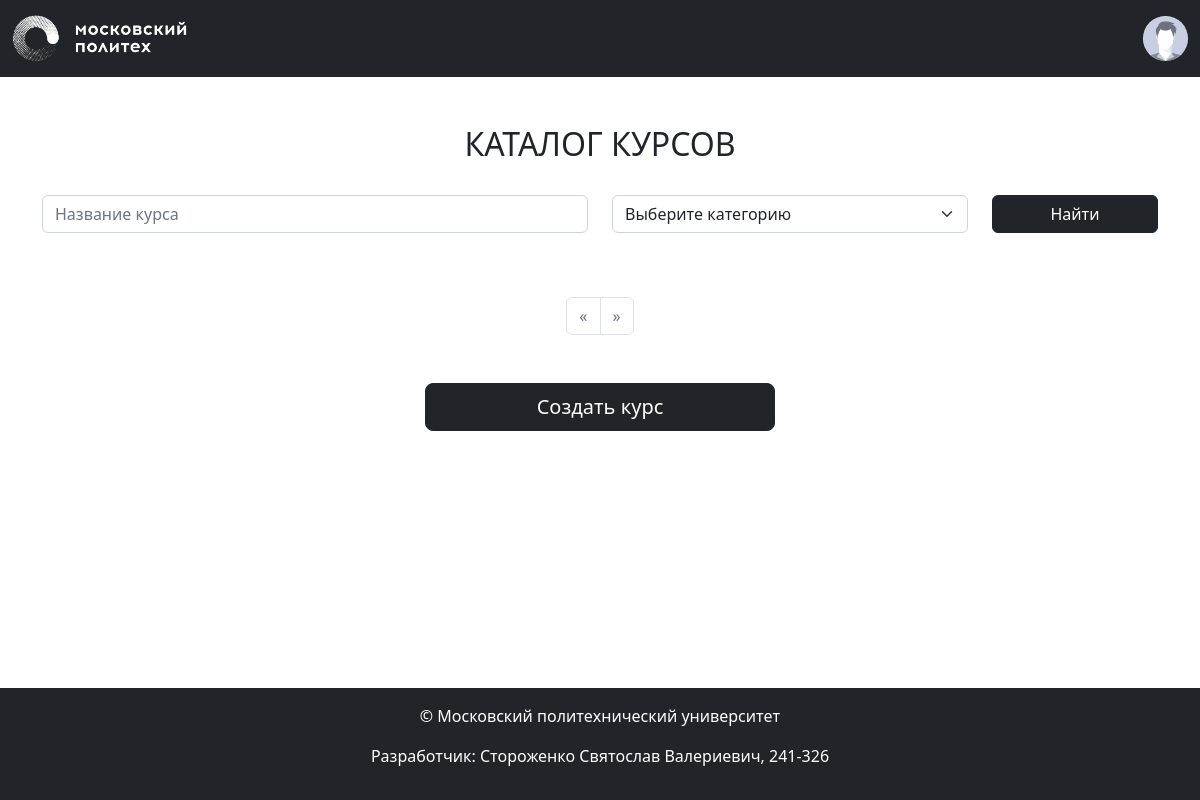
The app's page /courses/ (signed in), older data.
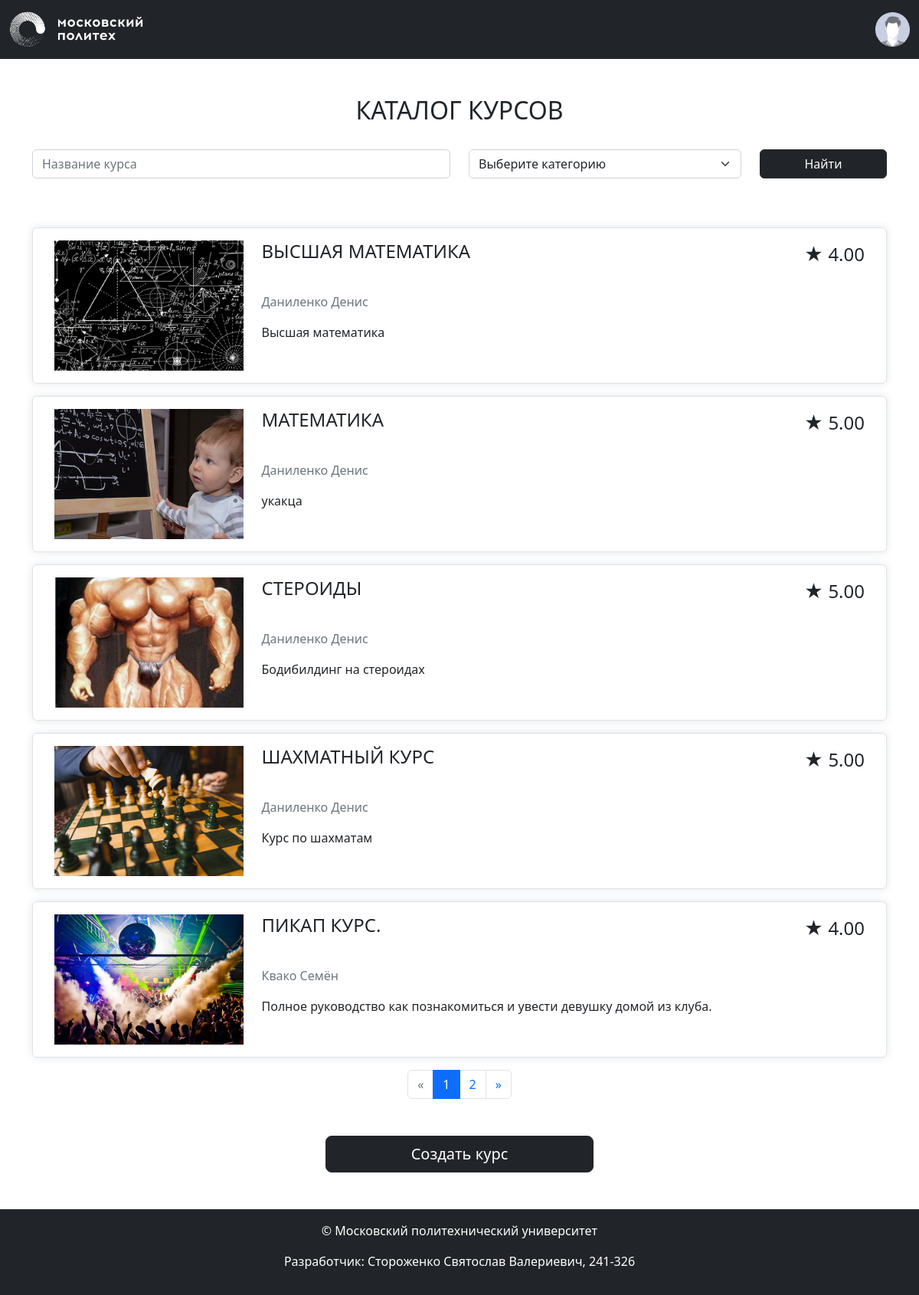
The same page, newer data.
### models.py (models this page shows, shortened)
class Base(DeclarativeBase):
  metadata = MetaData(naming_convention={
        "ix": 'ix_%(column_0_label)s',
        "uq": "uq_%(table_name)s_%(column_0_name)s",
        "ck": "ck_%(table_name)s_%(constraint_name)s",
        "fk": "fk_%(table_name)s_%(column_0_name)s_%(referred_table_name)s",
        "pk": "pk_%(table_name)s"
    })

class Course(Base):
    __tablename__ = 'courses'
    id: Mapped[int] = mapped_column(primary_key=True)
    name: Mapped[str] = mapped_column(String(100))
    short_desc: Mapped[str] = mapped_column(Text)
    full_desc: Mapped[str] = mapped_column(Text)
    rating_sum: Mapped[int] = mapped_column(default=0)
    rating_num: Mapped[int] = mapped_column(default=0)
    category_id: Mapped[int] = mapped_column(ForeignKey("categories.id"))
    author_id: Mapped[int] = mapped_column(ForeignKey("users.id"))
    background_image_id: Mapped[str] = mapped_column(ForeignKey("images.id"))
    created_at: Mapped[datetime] = mapped_column(default=datetime.now)
    author: Mapped["User"] = relationship()
    category: Mapped["Category"] = relationship(lazy=False)
    bg_image: Mapped["Image"] = relationship()
    reviews: Mapped[List["Review"]] = relationship(back_populates="course", cascade="all, delete-orphan")
    @property
    def rating(self):
        if self.rating_num > 0:
            return self.rating_sum / self.rating_num
        return 0

class User(Base, UserMixin):
    __tablename__ = 'users'
    id: Mapped[int] = mapped_column(primary_key=True)
    first_name: Mapped[str] = mapped_column(String(100))
    last_name: Mapped[str] = mapped_column(String(100))
    middle_name: Mapped[Optional[str]] = mapped_column(String(100))
    login: Mapped[str] = mapped_column(String(100), unique=True)
    password_hash: Mapped[str] = mapped_column(String(200))
    created_at: Mapped[datetime] = mapped_column(default=datetime.now)
    @property
    def full_name(self):
        return ' '.join([self.last_name, self.first_name, self.middle_name or ''])

### courses.py (the view)
@bp.route('/')
def index():
    courses = CoursesFilter(**search_params()).perform()
    pagination = db.paginate(courses, per_page=5) ##################
    courses = pagination.items
    categories = db.session.execute(db.select(Category)).scalars()
    return render_template('courses/index.html',
                           courses=courses,
                           categories=categories,
                           pagination=pagination,
                           search_params=search_params())

### auth.py (called while the page is built)
def load_user(user_id):
    user = db.session.execute(db.select(User).filter_by(id=user_id)).scalar()
    return user

### courses.py (called while the page is built)
def search_params():
    return {
        'name': request.args.get('name'),
        'category_ids': [x for x in request.args.getlist('category_ids') if x],
    }

### tools.py (called while the page is built)
    def perform(self):
        self.__filter_by_name()
        self.__filter_by_category_ids()
        return self.query.order_by(Course.created_at.desc())

    def __filter_by_name(self):
        if self.name:
            self.query = self.query.filter(
                Course.name.ilike('%' + self.name + '%')
                )

    def __filter_by_category_ids(self):
        if self.category_ids:
            self.query = self.query.filter(
                Course.category_id.in_(self.category_ids))

### templates/courses/index.html (shortened to what this page needs)
{% extends 'base.html' %}
{% from 'pagination.html' import render_pagination %}
{% block content %}
<div class="container">
    <div class="my-5">
        <h2 class="mb-3 text-center text-uppercase font-weight-bold">Каталог курсов</h2>
        <form class="mb-5 mt-3 row align-items-center">
            <div class="col-md-6 my-3">
                <input autocomplete="off" type="text" class="form-control" id="course-name" name="name"
                    value="{{ request.args.get('name') or '' }}" placeholder="Название курса">
            </div>
            <div class="col-md-4 my-3">
                <select class="form-select" id="course-category" name="category_ids" title="Категория курса">
                    <option value="">Выберите категорию</option>
                </select>
            </div>
            <div class="col-md-2 my-3 align-self-end">
                <button type="submit" class="btn btn-dark w-100 mt-auto">Найти</button>
            </div>
        </form>
    </div>
    <div class="courses-list container-fluid mt-3 mb-3">
        {% for course in courses %}
        <div class="row p-3 border rounded mb-3 course-card"
            data-url="{{ url_for('courses.show', course_id=course.id) }}">
            <div class="col-md-3 mb-3 mb-md-0 d-flex align-items-center justify-content-center">
                <div class="course-logo"
                    style="background-image: url({{ url_for('image', image_id=course.background_image_id) }});">
                </div>
            </div>
            <div class="col-md-9 align-items-center">
                <div class="d-flex">
                    <h4 class="text-uppercase">{{ course.name }}</h4>
                    <p class="ms-auto rating">
                        <span>★</span> <span>{{ "%.2f" | format(course.rating) }}</span>
                    </p>
                </div>
                <p class="text-muted my-3">{{ course.author.full_name }}</p>
                <p>{{ course.short_desc | truncate(200) }}</p>
            </div>
        </div>
        {% endfor %}
    </div>
    <div class="mb-5">
        {{ render_pagination(pagination, request.endpoint, search_params) }}
    </div>
    {% if current_user.is_authenticated %}
    <div class="text-center my-3 mb-5">
        <a class="btn btn-lg btn-dark btn-go-course" href="{{ url_for('courses.new') }}">Создать курс</a>
    </div>
    {% endif %}
</div>
{% endblock %}

### templates/base.html (shortened to what this page needs)
<!doctype html>
<html lang="ru" class="h-100">
<head>
    <link href="https://cdn.jsdelivr.net/npm/bootstrap@5.2.0-beta1/dist/css/bootstrap.min.css" rel="stylesheet"
>
    <link rel="stylesheet" href="{{ url_for('static', filename='styles.css') }}">
</head>
<body class="d-flex flex-column h-100">
    <header>
        <nav class="navbar navbar-dark bg-dark">
            <div class="container-fluid">
                <div class="logo navbar-brand">
                    <a href="{{ url_for('index') }}">
                        <img class="img-fluid" src="{{ url_for('static', filename='images/polytech_logo.png') }}" alt="polytech-logo">
                    </a>
                </div>
                {% if current_user.is_authenticated %}
                    <div class="dropdown d-flex" style="width: 200px;">
                        <div class="profile ms-auto" title="{{ current_user.full_name }}" id="dropdownMenuButton" data-bs-toggle="dropdown"
                            aria-haspopup="true" aria-expanded="false">
                            <img class="img-fluid rounded-circle cursor-pointer"
                                src="{{ url_for('static', filename='images/default-profile-picture-300x300.jpeg') }}" alt="profile-pic">
                        </div>
                    </div>
                {% else %}
                    <a class="btn btn-outline-light" href="{{ url_for('auth.login') }}">Войти</a>
                {% endif %}
            </div>
        </nav>
    </header>
    <main class="main flex-grow-1">
       {% block content %}
       {% endblock %}
    </main>
    <footer class="bg-dark text-white d-flex align-items-center justify-content-center py-3 flex-column">
        <p>&copy; Московский политехнический университет</p>
        <p>Разработчик: Стороженко Святослав Валериевич, 241-326</p>
    </footer>
</body>
</html>

### templates/pagination.html
{% macro render_pagination(pagination, endpoint, params={}) %}
    {% set per_page = pagination.per_page %}
    <nav>
        <ul class="pagination justify-content-center">
            <li class="page-item {% if not pagination.has_prev %}disabled{% endif %}">
                <a class="page-link" href="{{ url_for(endpoint, page=(pagination.page - 1), per_page=per_page, **params) if pagination.has_prev else '#' }}" aria-label="Previous">
                    <span aria-hidden="true">&laquo;</span>
                </a>
            </li>
            {%- for page in pagination.iter_pages() %}
                {% if page %}
                    <li class="page-item {% if page == pagination.page %}active{% endif %}">
                        <a class="page-link" href="{{ url_for(endpoint, page=page, per_page=per_page, **params) }}">
                            {{ page }}
                        </a>
                    </li>
                {% endif %}
            {%- endfor %}
            <li class="page-item {% if not pagination.has_next %}disabled{% endif %}">
                <a class="page-link" href="{{ url_for(endpoint, page=(pagination.page + 1), per_page=per_page, **params) if pagination.has_next else '#' }}" aria-label="Next">
                    <span aria-hidden="true">&raquo;</span>
                </a>
            </li>
        </ul>
    </nav>
{% endmacro %}

### static/styles.css (style rules this page uses)
.logo { max-width: 175px; }
.profile { max-width: 45px; }
.course-logo { min-width: 170px; width: 100%; height: 170px; background-repeat: no-repeat; background-position: center; background-size: cover; }
.navbar-brand { transition: 0.2s ease; }
.btn-go-course { transition: transform 0.2s ease, width 1s ease; width: 350px; }
.course-card { background-color: rgb(255, 255, 255); box-shadow: 0px 0px 11px 0px rgba(34, 60, 80, 0.12); transition: all 0.2s ease; position: relative; }
.course-card::before { content: ''; color: rgb(255, 255, 255); background-color: rgb(31, 34, 37); position: absolute; bottom: 0; right: 0; top: 0; padding: 0px 0px; border-radius: 50% 0 0 50%; opacity: 0; z-index: 999; transition: all 0.5s ease; }
.rating { font-size: 24px; }

Row changes from the older to the newer data that the page shows:
added Course: background_image (picture), name "ВЫСШАЯ МАТЕМАТИКА", rating "4.00", author.full_name "Даниленко Денис", short_desc "Высшая математика"
added Course: background_image (picture), name "МАТЕМАТИКА", rating "5.00", author.full_name "Даниленко Денис", short_desc "укакца"
added Course: background_image (picture), name "СТЕРОИДЫ", rating "5.00", author.full_name "Даниленко Денис", short_desc "Бодибилдинг на стероидах"
added Course: background_image (picture), name "ШАХМАТНЫЙ КУРС", rating "5.00", author.full_name "Даниленко Денис", short_desc "Курс по шахматам"
added Course: background_image (picture), name "ПИКАП КУРС.", rating "4.00", author.full_name "Квако Семён", short_desc "Полное руководство как познакомиться и увести девушку домой из клуба."
Text that changed along with them:
new list line: "1"
new list line: "2"
